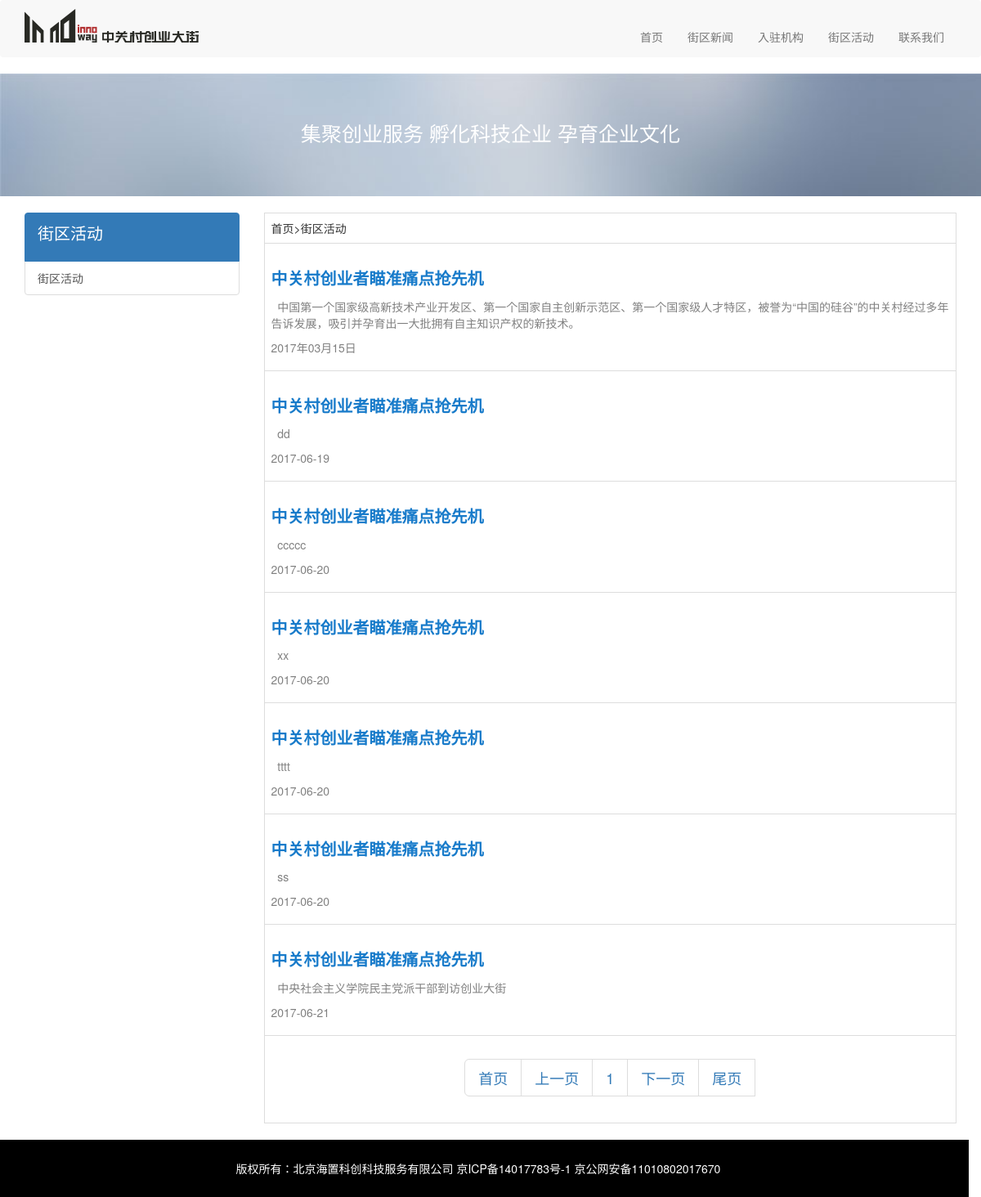
The page /huodong?pageNum=1 on the database its author committed.
### tables this page shows
CREATE TABLE `active` (
  `id` int(11) NOT NULL AUTO_INCREMENT,
  `title` varchar(100) NOT NULL,
  `userid` int(11) NOT NULL,
  `content` varchar(200) NOT NULL,
  `regdate` varchar(20) NOT NULL,
  `img` varchar(800) NOT NULL,
  PRIMARY KEY (`id`)
);

### html/huodong.php (the view, shortened to what this page needs)
<!DOCTYPE html>
<html lang="en">
<head>
    <link rel="stylesheet" href="css/bootstrap.min.css">
    <link rel="stylesheet" href="css/style.css">
</head>
<?php
  require "../admin/template/conn.php";
  $pageNum = $_GET["pageNum"];
  $sql = "select * from  active ;";
  $resultCount = mysqli_query($conn,$sql);
  $dataNums = mysqli_num_rows($resultCount);
  $dataNum = 6;
  $dataRem=$dataNums/$dataNum;
    $pageNums=ceil($dataRem);
    $start=($pageNum-1)*$dataNum;
?>
<body>
    <nav class="navbar  navbar-default abc">
        <div class="container">
            <div class="navbar-header">
                <img src="images/logo.png" id="topimg">
            </div>
            <div class="collapse navbar-collapse" id="bs-example-navbar-collapse-1">
                <ul class="nav navbar-nav navbar-right pad">
                    <li><a href="index.php">首页</a></li>
                    <li><a href="newstreet.php?pageNum=1">街区新闻</a></li>
                    <li><a href="jigou.php?pageNum=1">入驻机构</a></li>
                    <li><a href="huodong.php?pageNum=1">街区活动</a></li>
                    <li><a href="contact.html">联系我们</a></li>
                </ul>
            </div>
        </div>
    </nav>
    <div class=" row banner1">
        <div class="col-md-12 col-xs-12 ">
            集聚创业服务&nbsp孵化科技企业&nbsp孕育企业文化
        </div>
    </div>
    <div class="container">
        <div class="row">
            <div class="col-md-3">
                <div class="list-group">
                    <a href="#" class="list-group-item active title5">
    街区活动
  </a>
                    <a href="#" class="list-group-item">街区活动</a>
                </div>
            </div>
            <div class="col-md-9">
                <table class="table table-bordered">
                    <tr>
                        <td>
                            首页>街区活动
                        </td>
                    </tr>
                    <tr>
                        <td>
                            <div class="row">
                                <div class="col-md-12  title4">
                                    <a href="">中关村创业者瞄准痛点抢先机</a>
                                </div>
                                <div>
                                    <div class="col-md-12 content2">
                                        <p>
                                            &nbsp&nbsp中国第一个国家级高新技术产业开发区、第一个国家自主创新示范区、第一个国家级人才特区，被誉为“中国的硅谷”的中关村经过多年告诉发展，吸引并孕育出一大批拥有自主知识产权的新技术。
                                        </p>
                                        <p>
                                            2017年03月15日
                                        </p>
                                    </div>
                                </div>
                            </div>
                        </td>
                    </tr>
       <?php
           require "../admin/template/conn.php";
           $sql = "
           select id,img,title,regdate,content
              from active limit $start,$dataNum;
           ";
            $result = mysqli_query($conn, $sql);
            while($row = mysqli_fetch_array($result,MYSQLI_ASSOC)){
               $regtime=$row["regdate"];
               $content=$row["content"];
                echo "
            <tr>
                        <td>
                            <div class=\"row\">
                                <div class=\"col-md-12  title4\">
                                    <a href=\"#\">中关村创业者瞄准痛点抢先机</a>
                                </div>
                                <div>
                                    <div class=\"col-md-12 content2\">
                                        <p>
                                            &nbsp&nbsp$content
                                        </p>
                                        <p>
                                            $regtime
                                        </p>
                                    </div>
                                </div>
                            </div>
                        </td>
                    </tr>
                   ";
            }
        ?>
             <tr>
                        <td align="center">
                            <ul class="pagination pagination-lg">
                               <?php
                echo " <li><a href='javascript:void(0)' onclick='firstPage()'>首页</a></li>";
                echo "<li><a href='javascript:void(0)' onclick='prevPage(".$pageNum.")'>上一页</a></li>";
                echo "<li><a href='huodong.php?pageNum=1'>1</a></li>";
                echo "<li><a href='javascript:void(0)' onclick='nextPage(".$pageNum.",".$pageNums.")'>下一页</a><li>";
                echo "<li><a href='javascript:void(0)' onclick='lastPage(".$pageNums.")'>尾页</a><li>";
                               ?>
                            </ul>
                        </td>
                    </tr>
                </table>
            </div>
        </div>
    </div>
    <div class="row foot">
        <div class="col-md-12 col-xs-12 foot1">
            版权所有：北京海置科创科技服务有限公司 京ICP备14017783号-1 京公网安备11010802017670
        </div>
    </div>
</body>
</html>

### html/css/style.css (style rules this page uses)
#topimg { width: 213px; height: 52px; }
.pad { margin-top: 20px; }
.abc { border: none; }
.foot { width: 100%; background: black; height: 70px; text-align: center; color: white; }
.foot1 { margin-top: 25px; }
.banner1 { width:100%; margin:0 auto; height:150px; background-image:url('../images/1.jpg') ; background-repeat:no-repeat; background-size:100%; text-align: center; color: white; font-size:25px; padding:55px; margin-bottom: 20px; }
.title4 { margin-top:20px; margin-bottom:10px; }
.title4 a:link { color:#187bca; font-size:20px; font-weight:bold; }
.title5 { height:60px; font-size:20px; }
.content2 { font-size:14px; color:gray; }

### rows shown on the page
active: content "dd", regdate "2017-06-19"
active: content "ccccc", regdate "2017-06-20"
active: content "xx", regdate "2017-06-20"
active: content "tttt", regdate "2017-06-20"
active: content "ss", regdate "2017-06-20"
active: content "中央社会主义学院民主党派干部到访创业大街", regdate "2017-06-21"
